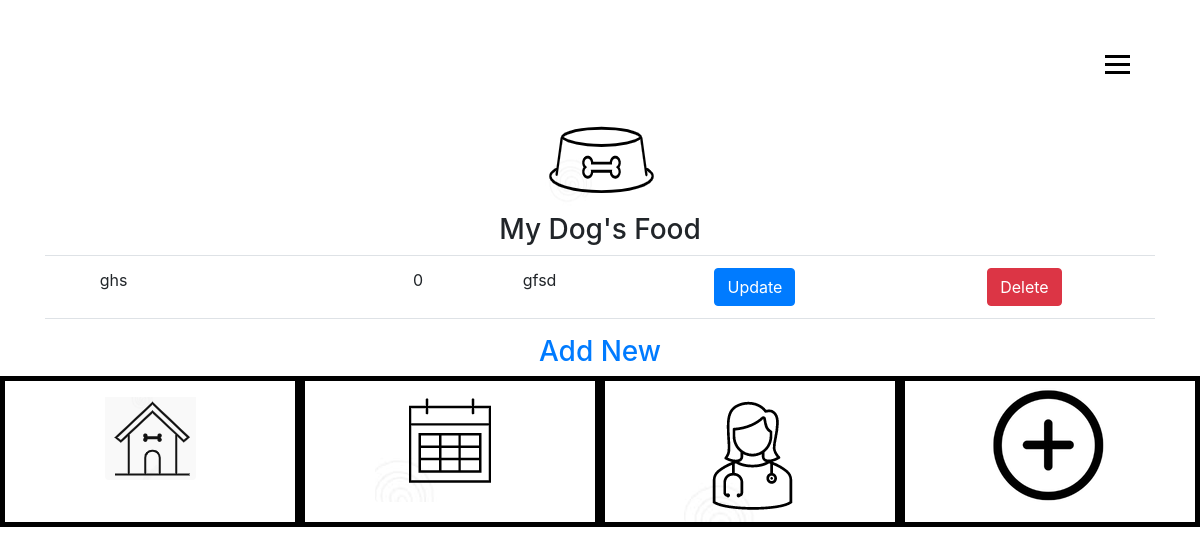
The app's page /food-create.php, older data.
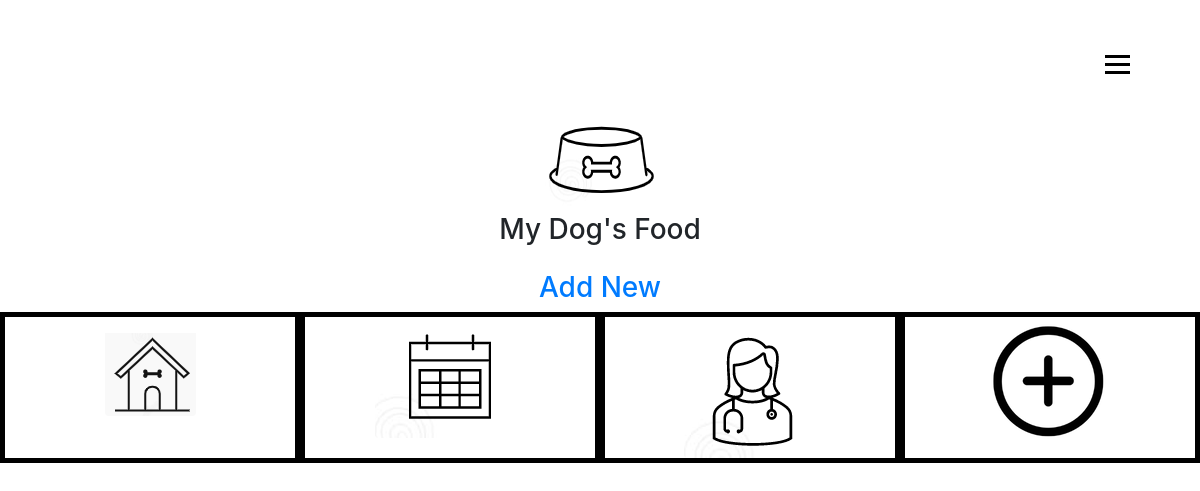
The same page, newer data.
### tables this page shows
CREATE TABLE `tbl_food` (
  `FoodId` int(15) NOT NULL,
  `fldfoodName` varchar(50) NOT NULL,
  `fldfoodBrand` varchar(50) NOT NULL,
  `fldfoodAmount` varchar(20) NOT NULL,
  `fldfoodFrequency` varchar(20) NOT NULL,
  `fldfoodFavorite` tinyint(1) NOT NULL,
  `fldfoodNotes` varchar(150) NOT NULL,
  `fldfoodDog` varchar(50) NOT NULL
);

### food-read.php (the view, shortened to what this page needs)
<?php
include 'db.php';
  $sql = "select * from tbl_food";
  $result = $conn->query($sql);
  while($row = $result->fetch_assoc()) {
    echo "<td>" . $row['fldfoodName'] . "</td>";
    echo "<td>" . $row['fldfoodBrand'] . "</td>";
    echo "<td>" . $row['fldfoodAmount'] . "</td>";
    echo "<td>" . $row['fldfoodFrequency'] . "</td>";
    echo "<td>" . $row['fldfoodFavorite'] . "</td>";
    echo "<td>" . $row['fldfoodNotes'] . "</td>";
    echo '<td><a class="btn btn-primary" href="" role="button">Update</a></td>';
    echo '<td><a class="btn btn-danger" href="" role="button">Delete</a></td>';
  }
?>

Row changes from the older to the newer data that the page shows:
removed tbl_food: fldfoodName "ghs", fldfoodFavorite "0", fldfoodNotes "gfsd"
